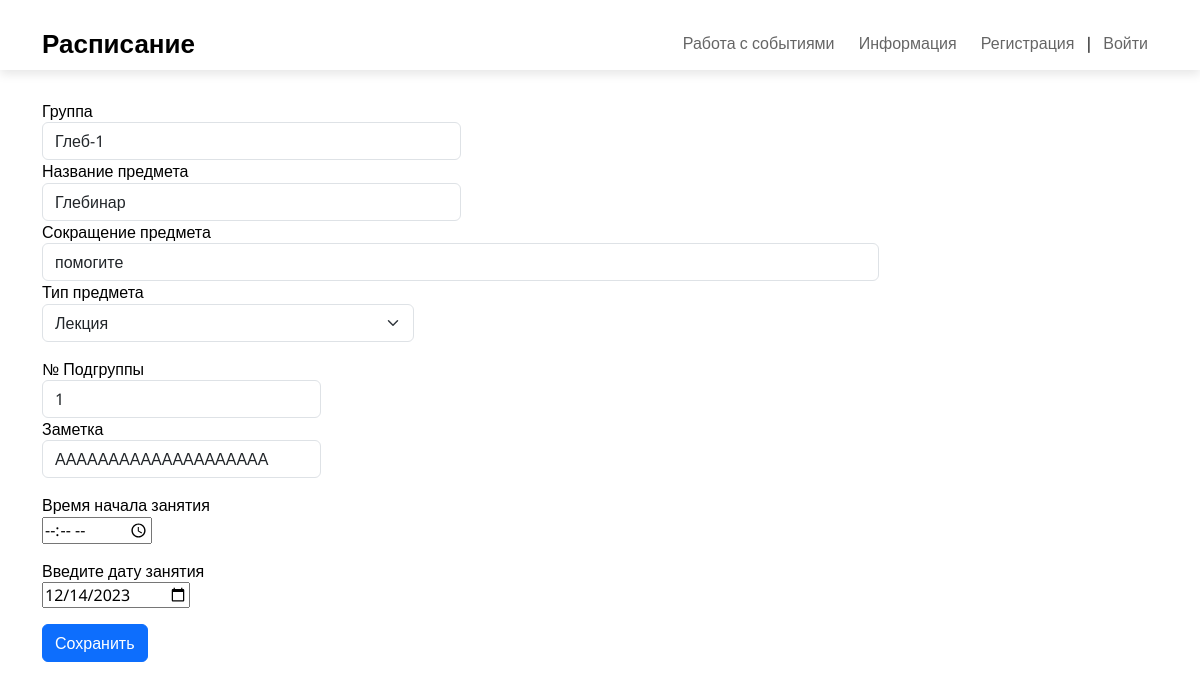
Page /edit/1/ on the committed database.
### app1/models.py (models this page shows)
class StudySession(models.Model):
    group = models.CharField(max_length=10)
    title = models.CharField(max_length=255)
    short_title = models.CharField(default="Мат.Анализ", max_length=10, blank=True, null=True)
    session_type = models.PositiveSmallIntegerField(default=0, blank=True, null=True)
    subgroup = models.PositiveSmallIntegerField(default=0, blank=True, null=True)
    comment = models.TextField(default="Здесь могла быть ваша заметка", blank=True, null=True)
    date_start = models.DateField(auto_now_add=True, blank=True)
    time_start = models.TimeField(auto_now_add=True, blank=True)

### app1/views.py (the view)
# urls.py: path("edit/<int:id>/", edit),
def edit(request, id):
    try:
        studysession = StudySession.objects.get(id=id)
        if request.method == "POST":
            studysession.group = request.POST.get("group")
            studysession.title = request.POST.get("title")
            studysession.short_title = request.POST.get("short_title")
            studysession.session_type = request.POST.get("session_type")
            studysession.subgroup = request.POST.get("subgroup")
            studysession.comment = request.POST.get("comment")
            studysession.time_start = request.POST.get("time_start")
            studysession.time_end = request.POST.get("time_end")
            studysession.save()
            return HttpResponseRedirect("/")
        else:
            return render(request, "html/edit.html", {"studysession": studysession})
    except StudySession.DoesNotExist:
        return HttpResponseNotFound("<h2>StudySession not found</h2>")

### app1/templates/html/edit.html (shortened to what this page needs)
<!DOCTYPE html>
{% load static %}
<html lang="ru">
<head>
	<link rel="stylesheet"  href="/static/styles/bootstrap-reboot.min.css">
	<link rel="stylesheet"  href="/static/styles/bootstrap-grid.min.css">
    <link href="https://cdn.jsdelivr.net/npm/bootstrap@5.3.2/dist/css/bootstrap.min.css" rel="stylesheet">
	<link rel="stylesheet"  href="/static/styles/styles.css">
</head>
<body>
	<nav class="navbar">
		<div class="container">
			<a href="/index.html" class="navbar-brand">Расписание</a>
			<ul class="navbar-menu">
				<li><a href="/index_addDel.html">Работа с событиями</a></li>
				<li><a href="/index_info.html">Информация</a></li>
                {% if request.user.is_authenticated %}
				    <li><a style = "color: blue">{{ user.get_username }} </a>|<a href="/logout">Выйти</a></li>
				{% else %}
				     <li><a href="/register">Регистрация</a>|<a href="/login">Войти</a></li>
				{% endif %}
			</ul>
		</div>
	</nav>
    <div class="container">
    <form method="POST" >
		 <div class="form-row">
           <div class="form-group col-md-6">
               <label for = "GroupName">Группа</label><br>
                    <input type="text" class="form-control" name="group" id = "GroupName" placeholder="{{studysession.group}}" value = "{{studysession.group}}" required/>
           </div>
           <div class="form-group col-md-6">
               <label for="TitleName">Название предмета</label><br>
                    <input type="text" class="form-control" name="title" id ="TitleName" placeholder="{{studysession.title}}" value = "{{studysession.title}}" required/>
           </div>
         </div>
           <div class="form-group">
                <label for="inputStitle">Сокращение предмета</label>
                <input type="text" class="form-control" name = "short_title" id="inputStitle" maxlength="15" placeholder="{{studysession.short_title}}" value = "{{studysession.short_title}}" required/>
           <div class="form-group col-md-4">
                <label for="inputStitle">Тип предмета</label>
                <select class="form-select" required aria-label="select example" id="" name = "session_type">
                        <option value="0">Лекция</option>
                </select>
            </div>
           </div>
             <p>
           <div class="form-group col-md-4">
               <label for="SubGroupInput"> № Подгруппы </label><br>
               <input type="number" class="form-control" name="subgroup" id="SubGroupInput" placeholder="{{studysession.subgroup}}" value = "{{studysession.subgroup}}"/>
               <label for="CommentInput"> Заметка </label><br>
               <input type="text" class="form-control" name="comment" id="CommentInput" placeholder="{{studysession.comment}}" value = "{{studysession.comment}}"/>
           </div>
            </p>
           <div class="form-group">
             <p>
            <label>Время начала занятия </label><br>
            <input type="time" name="time_start" id = "time_start" placeholder="{{studysession.time_start}}" value = "{{studysession.time_start}}" required/>
            </p>
             <p>
            <label>Введите дату занятия </label><br>
            <input type="date" name="date_start" id = "date_start" placeholder="{{studysession.date_start}}" value ="{{studysession.date_start|date:'Y-m-d'}}" required/>
            </p>
           </div>
		<input type="submit" value="Сохранить" class="btn btn-primary" />
    </form>
    </div>
</body>
</html>

### static/styles/styles.css (style rules this page uses)
body { position: relative; font-family: 'Noto Sans', sans-serif; font-size: 16px; line-height: 1.4; color: #000; min-width: 320px; overflow-x: hidden; height: auto; }
.navbar { width: 100%; height: 70px; box-shadow: 0 4px 10px rgba(0, 0, 0, .1); margin-bottom: 30px; }
.navbar .container { height: inherit; display: flex; justify-content: space-between; align-items: center; }
.navbar-menu { list-style-type: none; padding-left: 0; margin-bottom: 0; }
.navbar-menu li { display: inline-block; }
.navbar-menu li a { display: inline-block; color: #000; opacity: 0.6; text-decoration: none; padding: 10px; transition: all .1s ease-in-out; }
.navbar-brand { font-weight: 700; font-size: 26px; text-decoration: none; color: #000; transition: all .1s ease-in-out; }
.form-control { width: 75%; }

### rows in the picture
StudySession: group "Глеб-1", title "Глебинар", short_title "помогите", subgroup "1", comment "АААААААААААААААААААА", date_start "12/14/2023"
